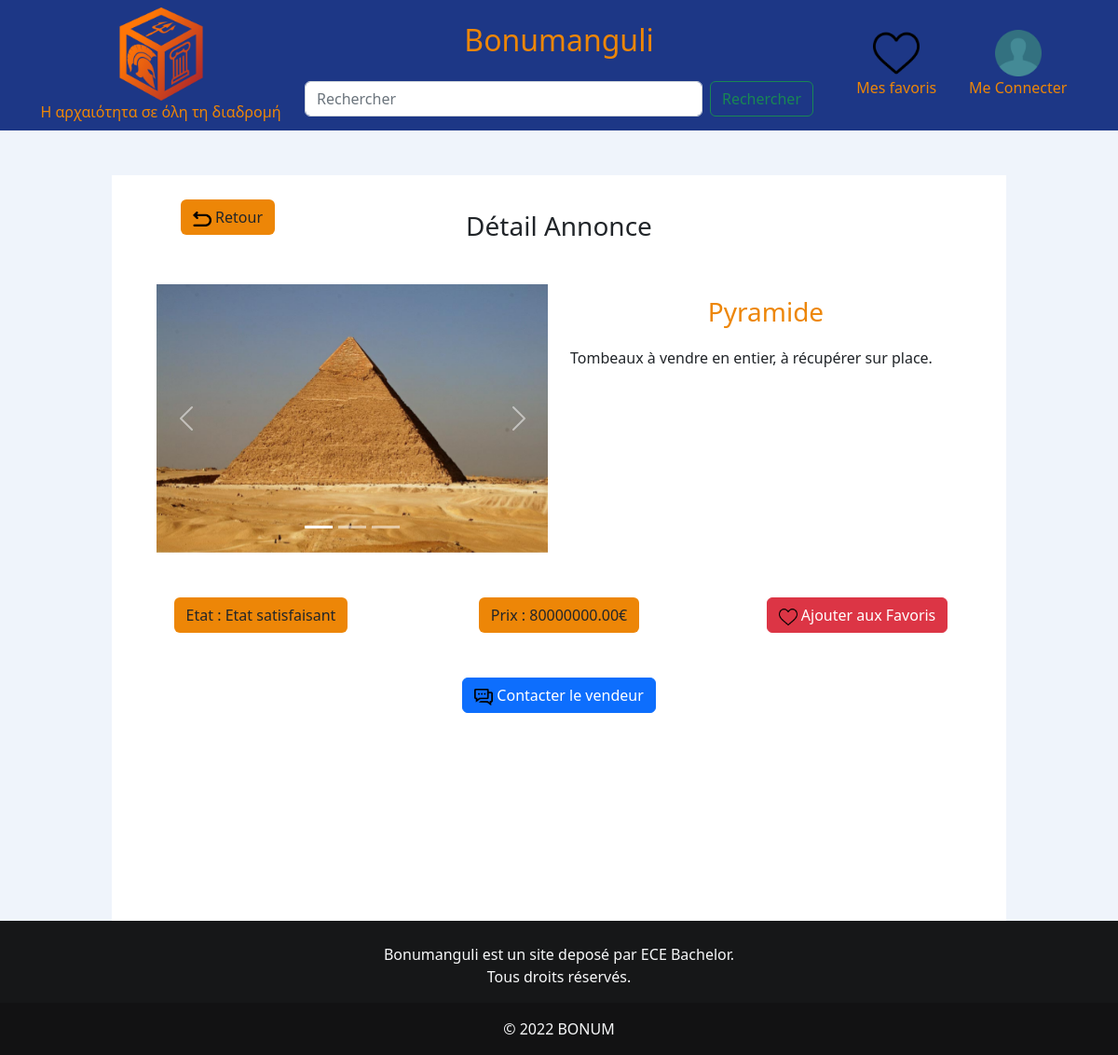
Page /detailprod.php?idp=8 on the committed database.
### tables this page shows
CREATE TABLE IF NOT EXISTS `produit` (
  `idp` int(10) NOT NULL AUTO_INCREMENT,
  `idu` int(5) NOT NULL,
  `nomp` varchar(50) NOT NULL,
  `descri` varchar(1500) NOT NULL,
  `prix` decimal(10,2) NOT NULL,
  `photo1` varchar(50) NOT NULL,
  `photo2` varchar(50) DEFAULT NULL,
  `photo3` varchar(50) DEFAULT NULL,
  `etat` varchar(25) NOT NULL,
  `vu` int(5) NOT NULL,
  `dates` datetime NOT NULL,
  PRIMARY KEY (`idp`)
);

### detailprod.php (the view, shortened to what this page needs)
<?php
include "fonction.php";
$pdo = connexion();
$idp = $_GET["idp"];
?>
<!DOCTYPE html>
<html lang="en">
<head>
    <link rel="stylesheet" href="bonum.css">
    <link href="https://cdn.jsdelivr.net/npm/bootstrap@5.0.2/dist/css/bootstrap.min.css" rel="stylesheet">
</head>
<body id="second">
    <?php
    $stmt = $pdo->prepare("SELECT * FROM produit WHERE idp=?");
    $stmt->execute([$idp]);
    $ligne = $stmt->fetch();
    $titre = $ligne["nomp"];
    $desc = $ligne["descri"];
    $prix = $ligne["prix"];
    $etat = $ligne["etat"];
    $photo1 = $ligne["photo1"];
    $photo2 = $ligne["photo2"];
    $photo3 = $ligne["photo3"];
    ?>
    <div id="divmid">
        <div id="ann">
            <div class="container" style="padding: 3%;">
                <div class="row">
                    <div class="col-3">
                        <a class="btn" href="home.php" role="button" id="third" style="text-decoration:none">
                            <img src="image/retour.png" width="20">
                            Retour
                        </a>
                    </div>
                    <div class="col-6">
                        <h3>Détail Annonce</h3>
                    </div>
                    <div class="col-3">
                    </div>
                </div>
            </div>
            <div class="row">
                <div class="col-6">
                    <div id="carouselExampleIndicators" class="carousel slide" data-bs-ride="true" style="background-color: #EFF4FB; width:100%; height: 18rem;">
                        <div class="carousel-indicators">
                            <?php
                            if ($photo2 != "") {
                            ?>
                                <button type="button" data-bs-target="#carouselExampleIndicators" data-bs-slide-to="0" class="active" aria-current="true" aria-label="Slide 1"></button>
                                <button type="button" data-bs-target="#carouselExampleIndicators" data-bs-slide-to="1" aria-label="Slide 2"></button>
                            <?php } ?>
                            <?php
                            if ($photo3 != "") {
                            ?>
                                <button type="button" data-bs-target="#carouselExampleIndicators" data-bs-slide-to="2" aria-label="Slide 3"></button>
                            <?php } ?>
                        </div>
                        <div class="carousel-inner position-relative top-0 start-0" style="width: 100%; height: 100%;">
                            <div class="carousel-item active" style="width: 100%; height: 100%;">
                                <img src="<?php echo "$photo1" ?>" height="100%" class="d-block w-5" style="margin:auto">
                            </div>
                        </div>
                        <?php
                        if ($photo2 != "") {
                        ?>
                            <button class="carousel-control-prev" type="button" data-bs-target="#carouselExampleIndicators" data-bs-slide="prev">
                                <span class="carousel-control-prev-icon" aria-hidden="true"></span>
                            </button>
                            <button class="carousel-control-next" type="button" data-bs-target="#carouselExampleIndicators" data-bs-slide="next">
                                <span class="carousel-control-next-icon" aria-hidden="true"></span>
                            </button>
                        <?php } ?>
                    </div>
                </div>
                <div class="col-6">
                    <h3 id="textthird"><?php echo "$titre" ?></h3>
                    <div style="text-align: left;">
                        <span style="word-wrap: break-word;"><?php
                            echo "$desc";
                        ?></span>
                    </div>
                </div>
            </div>
        </div>
        <div class="container text-center">
            <div class="row">
                <div class="col-4">
                    <a class="btn" style="text-decoration:none" id="third">Etat : <?php echo "$etat" ?></a>
                </div>
                <div class="col-4">
                    <a class="btn" style="text-decoration:none" id="third">Prix : <?php echo "$prix" ?>€</a>
                </div>
                <div class="col-4">
                    <form action="ajoutfav.php?idp=<?php echo"$idp" ?>"  method="post">
                        <button class="btn btn-danger" type="submit" name="bouton" style="text-decoration:none">
                        <img src="image/vide.png" width="20">
                        Ajouter aux Favoris</button>
                    </form>
                </div>
            </div>
        </div><br><br>
        <div class="container text-center">
            <div class="row">
                <div class="col-4">
                </div>
                <div class="col-4">
                    <a href="chat.php?idp=<?php echo "$idp" ?>&idsend=0" style="text-decoration:none" class="btn btn-primary">
                        <img src="image/contact.png" width="20">
                         Contacter le vendeur
                    </a>
                </div>
                <div class="col-4">
                </div>
            </div>
        </div><br>
    </div>
</body>
</html>

### bonum.css (style rules this page uses)
body { background-color: #0051ff; min-height: 100vh; }
#divmid { min-height: 100vh; background-color: white; width: auto; margin-left: 10%; margin-right: 10%; }
#second { background-color: #EFF4FB; }
#third { background-color: #ED8607; }
#textthird { color: #ED8607; }
h3 { text-align: center; padding: 3%; }
#ann { margin: 5% }
:root { --body-bg: linear-gradient(135deg, #f5f7fa 0%, #c3cfe2 100%); --msger-bg: #fff; --border: 2px solid #ddd; --left-msg-bg: #ececec; --right-msg-bg: #579ffb; }
html { box-sizing: border-box; }
*, *:before, *:after { margin: 0; padding: 0; box-sizing: inherit; }
a:link { text-decoration: none; }

### rows in the picture
produit: photo1 (picture), nomp "Pyramide", descri "Tombeaux à vendre en entier, à récupérer sur place.", etat "Etat satisfaisant", prix "80000000.00"
